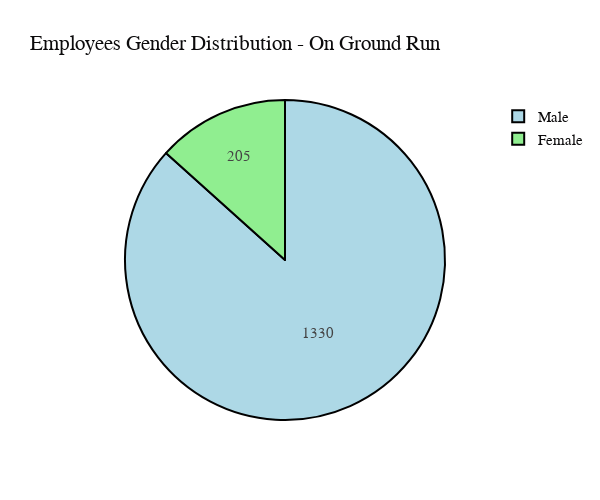
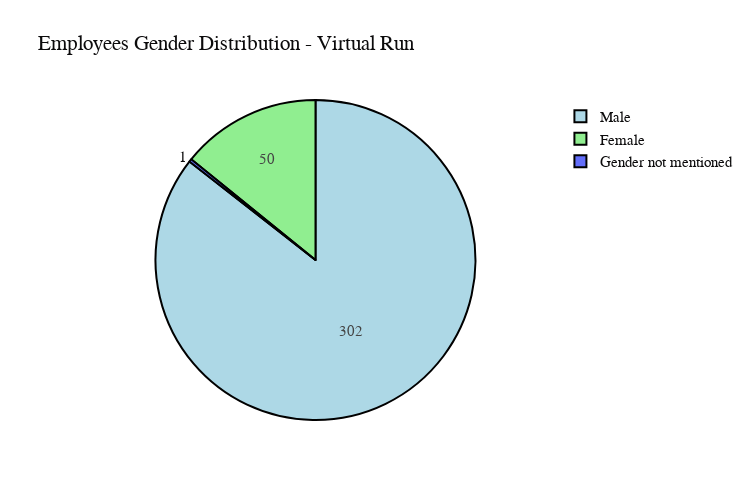

These figures' notebook cell, in order:
### Code cell
colors = ['lightblue', 'lightgreen']
df1=data['Gender'].value_counts()
fig = go.Figure(data=[go.Pie(labels=df1.index,values=df1.values)])
fig.update_traces(hoverinfo='label+percent', textinfo='value', textfont_size=15,
                  marker=dict(colors=colors, line=dict(color='#000000', width=2)))
fig.update_layout(
    autosize=False,
    width=600,
    height=500,font=dict(
        family="Courier New, monospace",
        size=15,
        color="#0c0b0c"),

    title_text='Employees Gender Distribution - On Ground Run')
fig.show()


colors = ['lightblue', 'lightgreen']
df1=datav['Gender'].value_counts()
fig = go.Figure(data=[go.Pie(labels=df1.index,values=df1.values)])
fig.update_traces(hoverinfo='label+percent', textinfo='value', textfont_size=15,
                  marker=dict(colors=colors, line=dict(color='#000000', width=2)))
fig.update_layout(
    autosize=False,
    width=750,
    height=500,font=dict(
        family="Courier New, monospace",
        size=15,
        color="#0c0b0c"),

    title_text='Employees Gender Distribution - Virtual Run')
fig.show()

### Figure 1 — Plotly figure (JSON) as saved in the notebook; plotly's stock layout.template omitted (floating-point values rounded to 4 significant figures)
{"data": [{"hoverinfo": "label+percent", "labels": ["Male", "Female"], "marker": {"colors": ["lightblue", "lightgreen"], "line": {"color": "#000000", "width": 2}}, "textfont": {"size": 15}, "textinfo": "value", "type": "pie", "values": [1330, 205]}], "layout": {"autosize": false, "font": {"color": "#0c0b0c", "family": "Courier New, monospace", "size": 15}, "height": 500, "title": {"text": "Employees Gender Distribution - On Ground Run"}, "width": 600}}

### Figure 2 — Plotly figure (JSON) as saved in the notebook; plotly's stock layout.template omitted (floating-point values rounded to 4 significant figures)
{"data": [{"hoverinfo": "label+percent", "labels": ["Male", "Female", "Gender not mentioned"], "marker": {"colors": ["lightblue", "lightgreen"], "line": {"color": "#000000", "width": 2}}, "textfont": {"size": 15}, "textinfo": "value", "type": "pie", "values": [302, 50, 1]}], "layout": {"autosize": false, "font": {"color": "#0c0b0c", "family": "Courier New, monospace", "size": 15}, "height": 500, "title": {"text": "Employees Gender Distribution - Virtual Run"}, "width": 750}}
